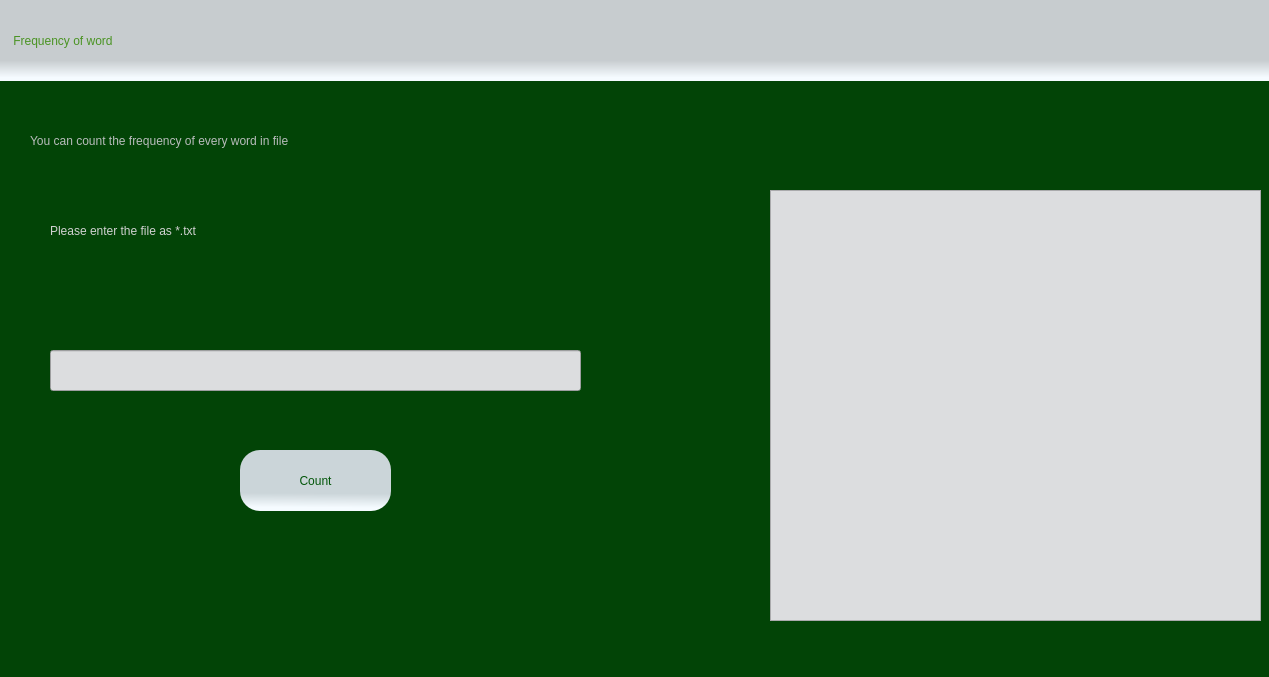
<?xml version="1.0" encoding="UTF-8"?>
<ui version="4.0">
 <class>CountFileClass</class>
 <widget class="QMainWindow" name="CountFileClass">
  <property name="geometry">
   <rect>
    <x>0</x>
    <y>0</y>
    <width>1269</width>
    <height>677</height>
   </rect>
  </property>
  <property name="windowTitle">
   <string>CountFileClass</string>
  </property>
  <property name="styleSheet">
   <string notr="true">background-color: rgb(2, 68, 6);</string>
  </property>
  <widget class="QWidget" name="centralwidget">
   <widget class="QPushButton" name="pushButton">
    <property name="geometry">
     <rect>
      <x>240</x>
      <y>450</y>
      <width>151</width>
      <height>61</height>
     </rect>
    </property>
    <property name="styleSheet">
     <string notr="true">background-color: qlineargradient(spread:pad, x1:0.5615, y1:0.693, x2:0.558, y2:0.943182, stop:0.0721154 rgba(203, 213, 217, 255), stop:1 rgba(245, 251, 255, 255));
color: rgb(3, 86, 10);
font: 700 16pt &quot;Segoe Script&quot;;
border:2px solidqlineargradient(spread:pad, x1:0.5615, y1:0.693, x2:0.558, y2:0.943182, stop:0.0721154 rgba(203, 213, 217, 255), stop:1 rgba(245, 251, 255, 255));
border-radius:20px;
</string>
    </property>
    <property name="text">
     <string>Count</string>
    </property>
   </widget>
   <widget class="QTextBrowser" name="textBrowser">
    <property name="geometry">
     <rect>
      <x>770</x>
      <y>190</y>
      <width>491</width>
      <height>431</height>
     </rect>
    </property>
    <property name="styleSheet">
     <string notr="true">color: rgb(16, 99, 15);
font: 700 16pt &quot;Sitka&quot;;
background-color: rgb(220, 221, 223);</string>
    </property>
   </widget>
   <widget class="QLineEdit" name="lineEdit">
    <property name="geometry">
     <rect>
      <x>50</x>
      <y>350</y>
      <width>531</width>
      <height>41</height>
     </rect>
    </property>
    <property name="styleSheet">
     <string notr="true">background-color: rgb(255, 255, 255);
font: 12pt &quot;Segoe UI&quot;;
background-color: rgb(220, 221, 223);</string>
    </property>
   </widget>
   <widget class="QLabel" name="label">
    <property name="geometry">
     <rect>
      <x>0</x>
      <y>0</y>
      <width>1321</width>
      <height>81</height>
     </rect>
    </property>
    <property name="styleSheet">
     <string notr="true">background-color: qlineargradient(spread:pad, x1:0.499423, y1:0.744, x2:0.5, y2:1, stop:0 rgba(199, 204, 207, 255), stop:0.826923 rgba(245, 251, 255, 255));
font: 24pt &quot;Algerian&quot;;
color: rgb(74, 147, 35);</string>
    </property>
    <property name="text">
     <string>    Frequency of word</string>
    </property>
   </widget>
   <widget class="QLabel" name="label_2">
    <property name="geometry">
     <rect>
      <x>30</x>
      <y>110</y>
      <width>851</width>
      <height>61</height>
     </rect>
    </property>
    <property name="styleSheet">
     <string notr="true">color: rgb(185, 188, 188);
font: 18pt &quot;Segoe Script&quot;;</string>
    </property>
    <property name="text">
     <string>You can count the frequency of every word in file </string>
    </property>
   </widget>
   <widget class="QLabel" name="label_3">
    <property name="geometry">
     <rect>
      <x>50</x>
      <y>210</y>
      <width>431</width>
      <height>41</height>
     </rect>
    </property>
    <property name="styleSheet">
     <string notr="true">color: rgb(209, 209, 209);
font: 16pt &quot;Segoe Script&quot;;</string>
    </property>
    <property name="text">
     <string>Please enter the file as *.txt</string>
    </property>
   </widget>
  </widget>
  <widget class="QMenuBar" name="menubar">
   <property name="geometry">
    <rect>
     <x>0</x>
     <y>0</y>
     <width>1269</width>
     <height>26</height>
    </rect>
   </property>
  </widget>
  <widget class="QStatusBar" name="statusbar"/>
 </widget>
 <resources/>
 <connections/>
</ui>
